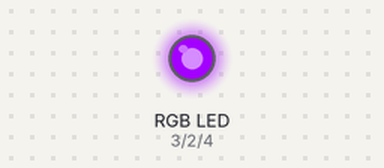
Simulated run of this sketch. Board: Arduino Uno, built with avr-gcc and run on an emulated ATmega328P. Shown: an RGB LED mixed from three pins (HIGH = lit).

Above: at 0.1 s.
Timing chart, 0 to 1.6 s (numbered marks = the images above):
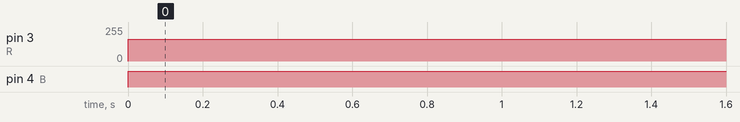

Measured:
- by itself, pin 3 (R): 0/255 → 163/255 at 0.00 s
- by itself, pin 4 (B): LOW → HIGH at 0.00 s

The sketch:

color.ino
```cpp
#define B 4
#define R 3
#define G 2


void setup() {
  pinMode(R,INPUT);
  pinMode(B,INPUT);
  pinMode(G,INPUT);
}

void loop() {
 analogWrite(R,163);
 analogWrite(G,73);
 analogWrite(B,164);

}
```
